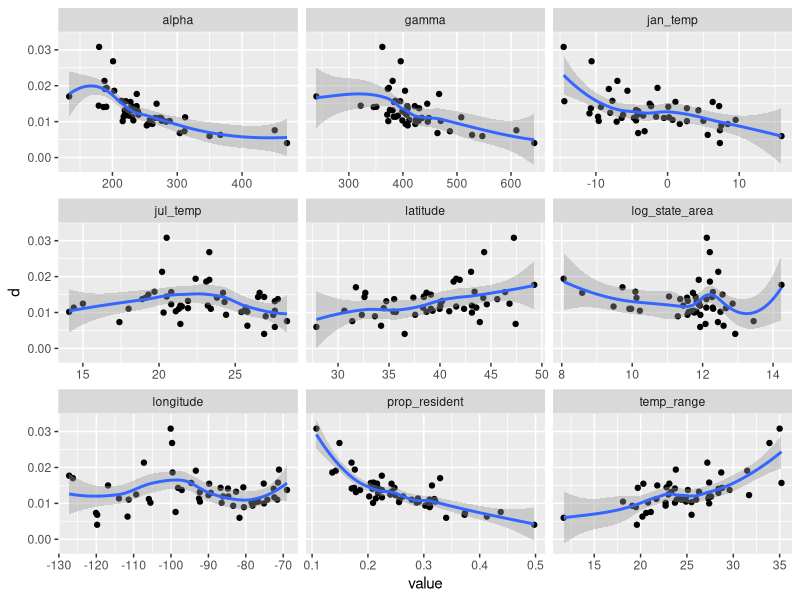

Write the R code that produced this figure.
library(tidyverse)
distances <- read_csv("data/distances.csv")

distances %>%
  gather(
    key = var,
    value = value,
    alpha, gamma, prop_resident, log_state_area:temp_range
  ) %>%
  ggplot(aes(x = value,y = d)) +
  geom_point() +
  geom_smooth() +
  facet_wrap(~var, scales = "free_x")

cor(
  distances %>%
    dplyr::select(alpha, gamma, prop_resident, log_state_area:temp_range) %>%
    filter(complete.cases(.))
)
